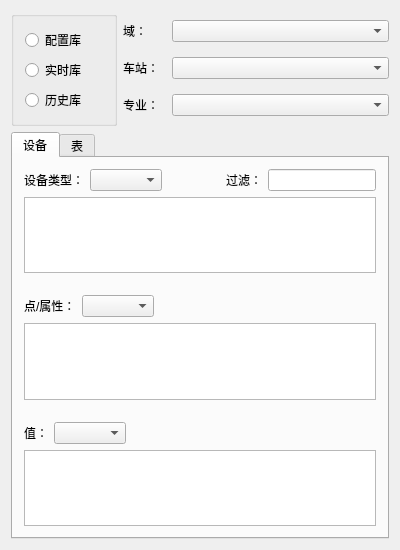
<?xml version="1.0" encoding="UTF-8"?>
<ui version="4.0">
 <class>Widget</class>
 <widget class="QWidget" name="Widget">
  <property name="geometry">
   <rect>
    <x>0</x>
    <y>0</y>
    <width>400</width>
    <height>550</height>
   </rect>
  </property>
  <property name="windowTitle">
   <string>Widget</string>
  </property>
  <layout class="QVBoxLayout" name="verticalLayout_2">
   <item>
    <layout class="QHBoxLayout" name="horizontalLayout_4" stretch="2,5">
     <item>
      <widget class="QGroupBox" name="groupBox">
       <property name="title">
        <string/>
       </property>
       <layout class="QVBoxLayout" name="verticalLayout_3">
        <item>
         <widget class="QRadioButton" name="RB_cfdb">
          <property name="text">
           <string>配置库</string>
          </property>
         </widget>
        </item>
        <item>
         <widget class="QRadioButton" name="RB_rtdb">
          <property name="text">
           <string>实时库</string>
          </property>
         </widget>
        </item>
        <item>
         <widget class="QRadioButton" name="RB_tsdb">
          <property name="text">
           <string>历史库</string>
          </property>
         </widget>
        </item>
       </layout>
      </widget>
     </item>
     <item>
      <layout class="QVBoxLayout" name="verticalLayout">
       <item>
        <layout class="QHBoxLayout" name="horizontalLayout_3" stretch="1,5">
         <item>
          <widget class="QLabel" name="label">
           <property name="text">
            <string>域：</string>
           </property>
          </widget>
         </item>
         <item>
          <widget class="QComboBox" name="CB_domain"/>
         </item>
        </layout>
       </item>
       <item>
        <layout class="QHBoxLayout" name="horizontalLayout_2" stretch="1,5">
         <item>
          <widget class="QLabel" name="label_2">
           <property name="text">
            <string>车站：</string>
           </property>
          </widget>
         </item>
         <item>
          <widget class="QComboBox" name="CB_station"/>
         </item>
        </layout>
       </item>
       <item>
        <layout class="QHBoxLayout" name="horizontalLayout" stretch="1,5">
         <item>
          <widget class="QLabel" name="label_3">
           <property name="text">
            <string>专业：</string>
           </property>
          </widget>
         </item>
         <item>
          <widget class="QComboBox" name="CB_proSystem"/>
         </item>
        </layout>
       </item>
      </layout>
     </item>
    </layout>
   </item>
   <item>
    <widget class="QTabWidget" name="tabWidget">
     <property name="currentIndex">
      <number>0</number>
     </property>
     <widget class="QWidget" name="tab">
      <attribute name="title">
       <string>设备</string>
      </attribute>
      <layout class="QVBoxLayout" name="verticalLayout_7">
       <property name="spacing">
        <number>0</number>
       </property>
       <property name="leftMargin">
        <number>0</number>
       </property>
       <property name="topMargin">
        <number>0</number>
       </property>
       <property name="rightMargin">
        <number>0</number>
       </property>
       <property name="bottomMargin">
        <number>0</number>
       </property>
       <item>
        <widget class="QWidget" name="widget" native="true">
         <layout class="QVBoxLayout" name="verticalLayout_4">
          <item>
           <layout class="QHBoxLayout" name="horizontalLayout_7">
            <item>
             <layout class="QHBoxLayout" name="horizontalLayout_5">
              <item>
               <widget class="QLabel" name="label_4">
                <property name="text">
                 <string>设备类型：</string>
                </property>
               </widget>
              </item>
              <item>
               <widget class="QComboBox" name="comboBox"/>
              </item>
             </layout>
            </item>
            <item>
             <spacer name="horizontalSpacer">
              <property name="orientation">
               <enum>Qt::Horizontal</enum>
              </property>
              <property name="sizeHint" stdset="0">
               <size>
                <width>40</width>
                <height>20</height>
               </size>
              </property>
             </spacer>
            </item>
            <item>
             <layout class="QHBoxLayout" name="horizontalLayout_6">
              <item>
               <widget class="QLabel" name="label_5">
                <property name="text">
                 <string>过滤：</string>
                </property>
               </widget>
              </item>
              <item>
               <widget class="QLineEdit" name="lineEdit"/>
              </item>
             </layout>
            </item>
           </layout>
          </item>
          <item>
           <widget class="QTableView" name="tableView"/>
          </item>
         </layout>
        </widget>
       </item>
       <item>
        <widget class="QWidget" name="widget_2" native="true">
         <layout class="QVBoxLayout" name="verticalLayout_5">
          <item>
           <layout class="QHBoxLayout" name="horizontalLayout_8">
            <item>
             <widget class="QLabel" name="label_6">
              <property name="text">
               <string>点/属性：</string>
              </property>
             </widget>
            </item>
            <item>
             <widget class="QComboBox" name="comboBox_2"/>
            </item>
            <item>
             <spacer name="horizontalSpacer_2">
              <property name="orientation">
               <enum>Qt::Horizontal</enum>
              </property>
              <property name="sizeHint" stdset="0">
               <size>
                <width>40</width>
                <height>20</height>
               </size>
              </property>
             </spacer>
            </item>
           </layout>
          </item>
          <item>
           <widget class="QTableView" name="tableView_2"/>
          </item>
         </layout>
        </widget>
       </item>
       <item>
        <widget class="QWidget" name="widget_3" native="true">
         <layout class="QVBoxLayout" name="verticalLayout_6">
          <item>
           <layout class="QHBoxLayout" name="horizontalLayout_9">
            <item>
             <widget class="QLabel" name="label_7">
              <property name="text">
               <string>值：</string>
              </property>
             </widget>
            </item>
            <item>
             <widget class="QComboBox" name="comboBox_3"/>
            </item>
            <item>
             <spacer name="horizontalSpacer_3">
              <property name="orientation">
               <enum>Qt::Horizontal</enum>
              </property>
              <property name="sizeHint" stdset="0">
               <size>
                <width>40</width>
                <height>20</height>
               </size>
              </property>
             </spacer>
            </item>
           </layout>
          </item>
          <item>
           <widget class="QTableView" name="tableView_3"/>
          </item>
         </layout>
        </widget>
       </item>
      </layout>
     </widget>
     <widget class="QWidget" name="tab_2">
      <attribute name="title">
       <string>表</string>
      </attribute>
     </widget>
    </widget>
   </item>
  </layout>
 </widget>
 <layoutdefault spacing="6" margin="11"/>
 <resources/>
 <connections/>
</ui>
